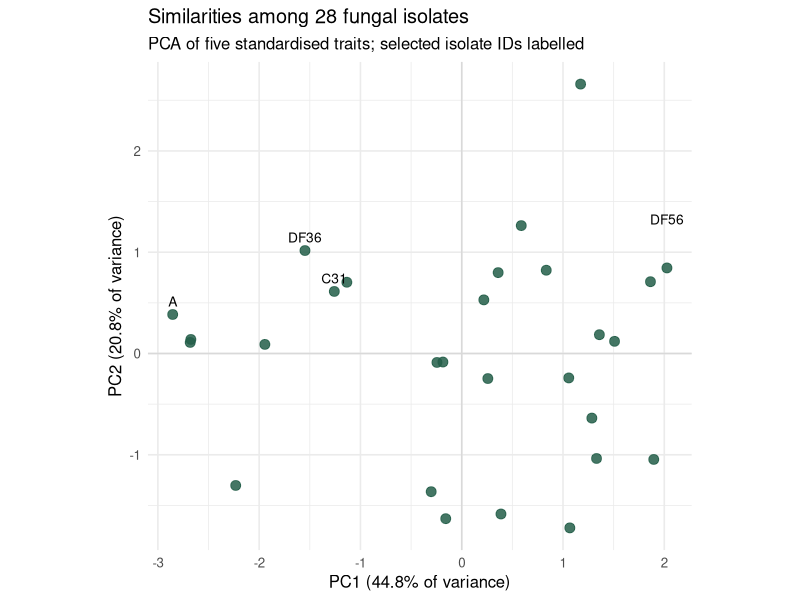
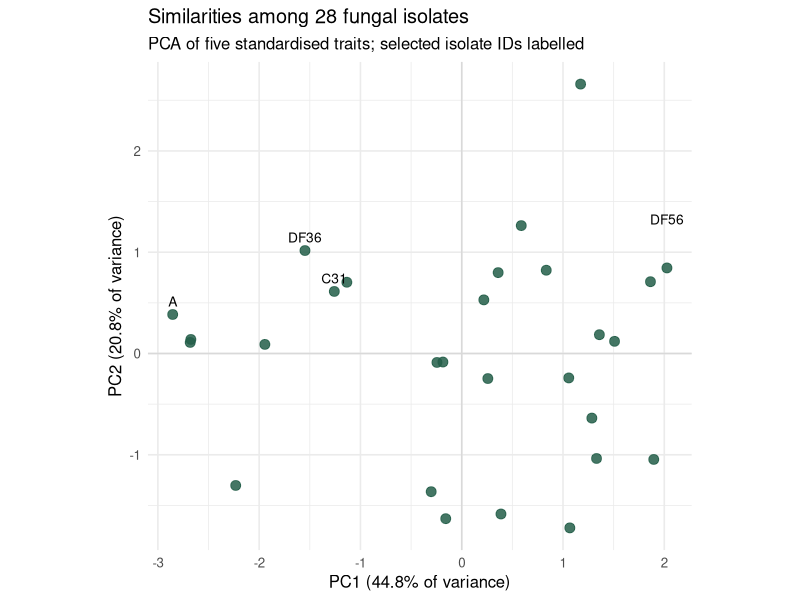
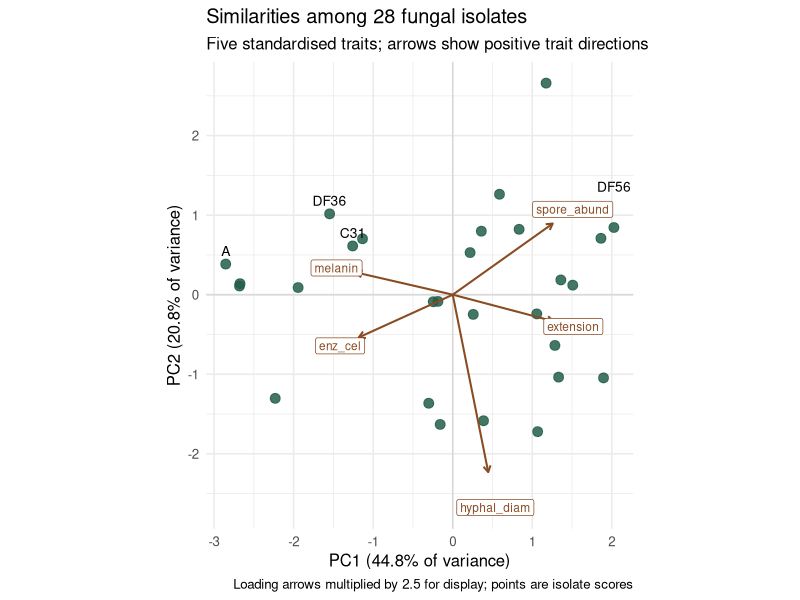
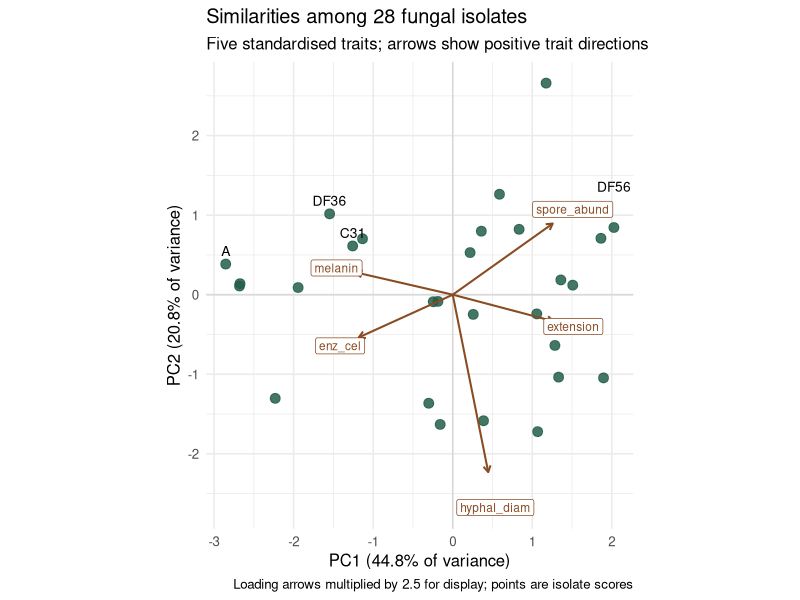
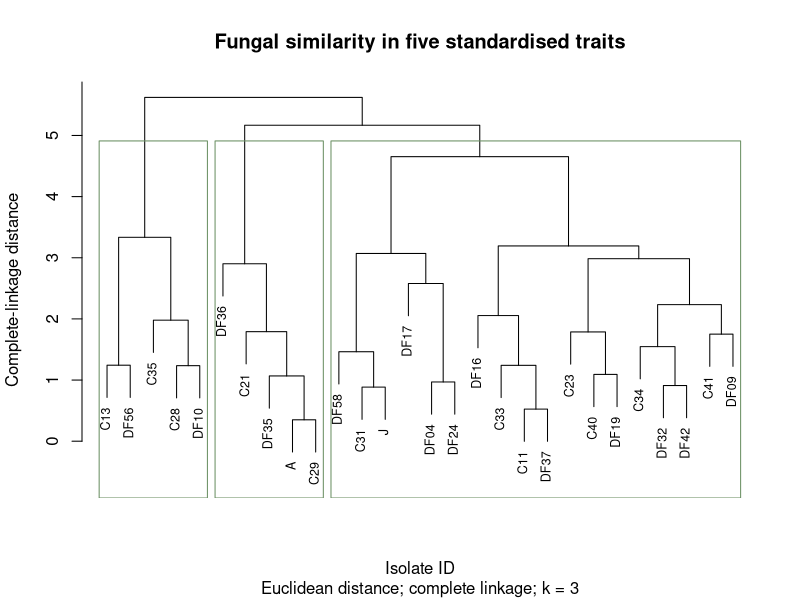
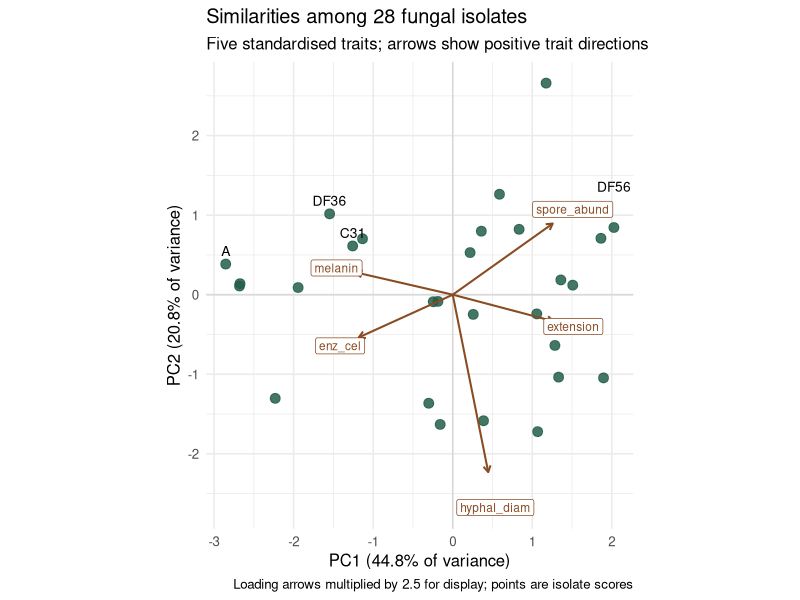
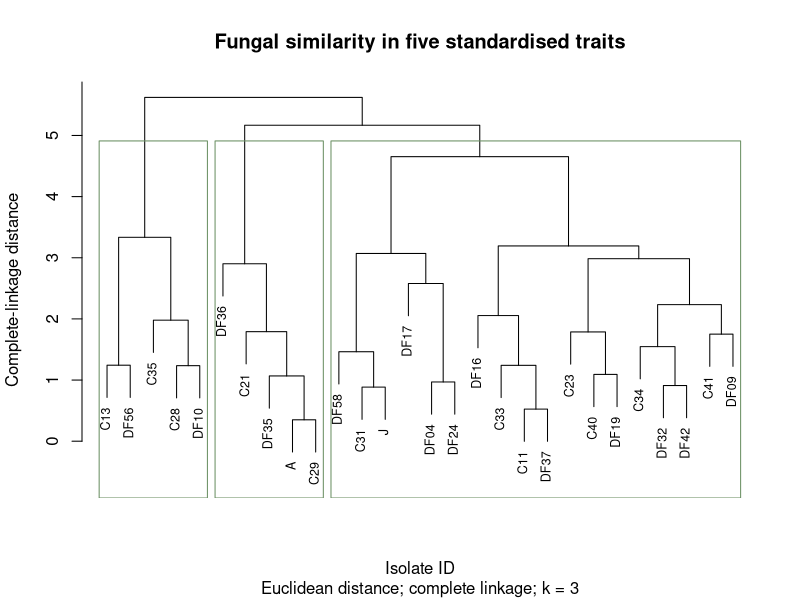

Generate these figures, in order, with R:
## ---- chunk 1
knitr::opts_chunk$set(echo = TRUE, results = "hide", message = FALSE,
                      warning = FALSE, fig.show = "hide", dpi = 144)
## ---- chunk 2
library(ggplot2)
file.exists("Fungal_traits_day3.csv")
fungi <- read.csv("Fungal_traits_day3.csv")
output_dir <- file.path("outputs", "guided")

dim(fungi)
head(fungi)
trait_names <- c("extension", "melanin", "enz_cel", "spore_abund", "hyphal_diam")
trait_data <- fungi[, trait_names]
str(trait_data)
summary(trait_data)
## ---- chunk 3
colSums(is.na(trait_data))

keep <- complete.cases(trait_data)
excluded_ids <- fungi$strainID[!keep]
excluded_ids
sum(keep)

fungi_complete <- fungi[keep, ]
trait_matrix <- fungi_complete[, trait_names]
rownames(trait_matrix) <- fungi_complete$strainID
dim(trait_matrix)
## ---- chunk 4
trait_scaled <- scale(trait_matrix)

round(colMeans(trait_scaled), 6)
apply(trait_scaled, 2, sd)
## ---- chunk 5
pca_result <- prcomp(trait_scaled, center = FALSE, scale. = FALSE)
summary(pca_result)

variance_percent <- 100 * pca_result$sdev^2 / sum(pca_result$sdev^2)
variance_table <- data.frame(
  PC = paste0("PC", seq_along(variance_percent)),
  percent = variance_percent
)
variance_table
sum(variance_percent[1:2])
## ---- chunk 6
scores <- data.frame(
  strainID = fungi_complete$strainID,
  Species = fungi_complete$Species,
  PC1 = pca_result$x[, 1],
  PC2 = pca_result$x[, 2]
)
head(scores)
## ---- chunk 7
label_data <- scores[scores$strainID %in% c("A", "DF56", "C31", "DF36"), ]

pca_plot <- ggplot(scores, aes(x = PC1, y = PC2)) +
  geom_hline(yintercept = 0, colour = "grey85") +
  geom_vline(xintercept = 0, colour = "grey85") +
  geom_point(size = 3, colour = "#245e49", alpha = 0.85) +
  geom_text(data = label_data, aes(label = strainID),
            nudge_y = ifelse(label_data$strainID == "DF56", 0.35, 0),
            vjust = -0.8, size = 3.5) +
  coord_equal() +
  labs(
    x = paste0("PC1 (", round(variance_percent[1], 1), "% of variance)"),
    y = paste0("PC2 (", round(variance_percent[2], 1), "% of variance)"),
    title = paste("Similarities among", nrow(scores), "fungal isolates"),
    subtitle = "PCA of five standardised traits; selected isolate IDs labelled"
  ) +
  theme_minimal(base_size = 12)
pca_plot
## ---- chunk 8
print(pca_plot)
## ---- chunk 9
loadings <- pca_result$rotation[, 1:2]
round(loadings, 2)
## ---- chunk 10
arrow_multiplier <- 2.5
trait_arrows <- data.frame(
  trait = rownames(loadings),
  PC1 = loadings[, 1] * arrow_multiplier,
  PC2 = loadings[, 2] * arrow_multiplier
)

pca_plot <- pca_plot +
  geom_segment(
    data = trait_arrows,
    aes(x = 0, y = 0, xend = PC1, yend = PC2),
    inherit.aes = FALSE,
    arrow = grid::arrow(length = grid::unit(0.18, "cm")),
    colour = "#884b24", linewidth = 0.7
  ) +
  geom_label(
    data = trait_arrows,
    aes(x = PC1 * 1.2, y = PC2 * 1.2, label = trait),
    inherit.aes = FALSE,
    colour = "#884b24", fill = "white", size = 3
  ) +
  labs(subtitle = "Five standardised traits; arrows show positive trait directions",
       caption = "Loading arrows multiplied by 2.5 for display; points are isolate scores")
pca_plot
## ---- chunk 11
print(pca_plot)
## ---- chunk 12
trait_distances <- dist(trait_scaled, method = "euclidean")
cluster_tree <- hclust(trait_distances, method = "complete")
groups_k3 <- cutree(cluster_tree, k = 3)
table(groups_k3)

plot(cluster_tree, labels = fungi_complete$strainID,
     main = "Fungal similarity in five standardised traits",
     xlab = "Isolate ID", sub = "Euclidean distance; complete linkage; k = 3",
     ylab = "Complete-linkage distance", cex = 0.75)
rect.hclust(cluster_tree, k = 3, border = "#6a8f62")
## ---- chunk 13
cluster_profiles <- aggregate(
  as.data.frame(trait_scaled),
  by = list(cluster = factor(groups_k3)),
  FUN = mean
)
cluster_profiles
## ---- chunk 14
dir.create(output_dir, recursive = TRUE, showWarnings = FALSE)

scores_export <- data.frame(
  strainID = fungi_complete$strainID,
  Species = fungi_complete$Species,
  pca_result$x,
  cluster_k3 = groups_k3
)
loadings_export <- data.frame(trait = rownames(loadings), loadings)

write.csv(data.frame(trait = trait_names), file.path(output_dir, "Day3_selected_traits.csv"), row.names = FALSE)

write.csv(scores_export, file.path(output_dir, "Day3_PCA_scores_and_clusters.csv"), row.names = FALSE)
write.csv(loadings_export, file.path(output_dir, "Day3_PC1_PC2_loadings.csv"), row.names = FALSE)
write.csv(variance_table, file.path(output_dir, "Day3_variance_explained.csv"), row.names = FALSE)
write.csv(cluster_profiles, file.path(output_dir, "Day3_cluster_profiles_scaled.csv"), row.names = FALSE)
write.csv(fungi_complete, file.path(output_dir, "Day3_retained_trait_records.csv"), row.names = FALSE)
write.csv(data.frame(strainID = excluded_ids), file.path(output_dir, "Day3_excluded_isolates.csv"), row.names = FALSE)

ggsave(file.path(output_dir, "Day3_PCA.png"), plot = pca_plot, width = 7.5, height = 5.5, dpi = 300, bg = "white")

png(file.path(output_dir, "Day3_dendrogram.png"), width = 2400, height = 1500, res = 300)
plot(cluster_tree, labels = fungi_complete$strainID,
     main = "Fungal similarity in five standardised traits",
     xlab = "Isolate ID", sub = "Euclidean distance; complete linkage; k = 3",
     ylab = "Complete-linkage distance", cex = 0.75)
rect.hclust(cluster_tree, k = 3, border = "#6a8f62")
dev.off()
